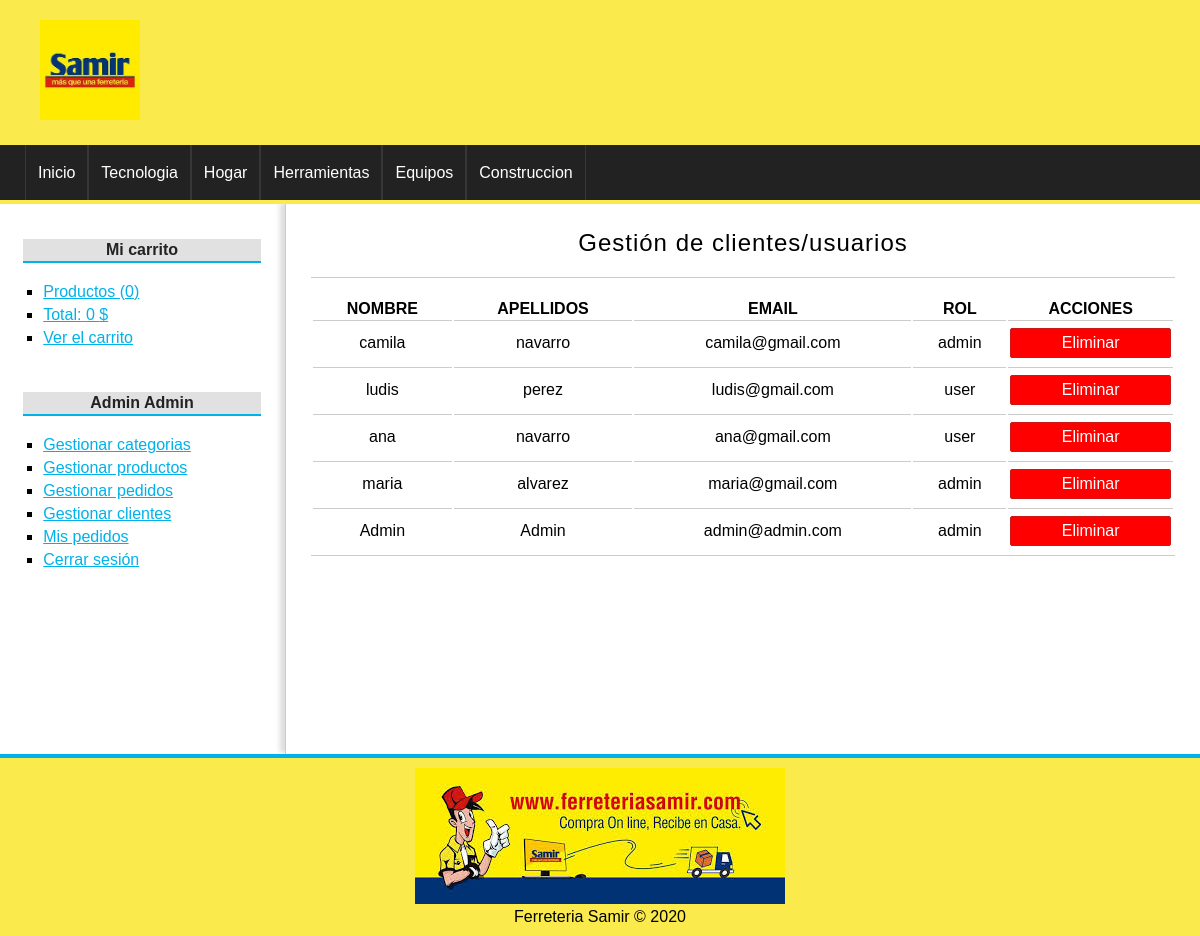
The page /usuario/gestion (signed in) on the database its author committed.
### tables this page shows
CREATE TABLE `categorias` (
  `id` int(255) NOT NULL,
  `nombre` varchar(100) NOT NULL
);

CREATE TABLE `usuarios` (
  `id` int(255) NOT NULL,
  `nombre` varchar(100) NOT NULL,
  `apellidos` varchar(255) DEFAULT NULL,
  `email` varchar(255) NOT NULL,
  `password` varchar(255) NOT NULL,
  `rol` varchar(20) DEFAULT NULL,
  `imagen` varchar(255) DEFAULT NULL
);

### config/db.php (called while the page is built)
<?php
class Database{
	public static function connect(){
		$db = new mysqli('localhost', 'root', '', 'tienda_master');
		$db->query("SET NAMES 'utf8'");
		return $db;
	}
}

### helpers/utils.php (called while the page is built, shortened)
<?php
class Utils{
	public static function showCategorias(){
		require_once 'models/categoria.php';
		$categoria = new Categoria();
		$categorias = $categoria->getAll();
		return $categorias;
	}
}

### models/categoria.php (called while the page is built, shortened)
<?php
class Categoria{
	private $db;
	public function __construct() {
		$this->db = Database::connect();
	}
	public function getAll(){
		$categorias = $this->db->query("SELECT * FROM categorias ORDER BY id DESC;");
		return $categorias;
	}
}

### controllers/UsuarioController.php (called while the page is built, shortened)
<?php
require_once 'models/usuario.php';
class usuarioController{
	public function gestion(){
		$usuario = new Usuario();
		$usuarios = $usuario->getAll();
		require_once 'views/usuario/gestion.php';
	}
}

### models/usuario.php (called while the page is built, shortened)
<?php
class Usuario{
	private $db;
	public function __construct() {
		$this->db = Database::connect();
	}
	public function getAll(){
		$usuarios = $this->db->query("SELECT * FROM usuarios ORDER BY id DESC");
		return $usuarios;
	}
}

### views/usuario/gestion.php (the view, shortened to what this page needs)
<h1>Gestión de clientes/usuarios</h1>
<table>
	<tr>
		<th>NOMBRE</th>
		<th>APELLIDOS</th>
		<th>EMAIL</th>
		<th>ROL</th>
		<th>ACCIONES</th>
	</tr>
	<?php while($cli = $usuarios->fetch_object()): ?>
		<tr>
			<td><?=$cli->nombre;?></td>
			<td><?=$cli->apellidos;?></td>
			<td><?=$cli->email;?></td>
			<td><?=$cli->rol;?></td>
			<td>
				<a href="<?=base_url?>usuario/eliminar&id=<?=$cli->id?>" class="button button-gestion button-red">Eliminar</a>
			</td>
		</tr>
	<?php endwhile; ?>
</table>

### views/layout/header.php (shortened to what this page needs)
<!DOCTYPE HTML>
<html lang="es">
	<head>
		<link rel="stylesheet" href="<?=base_url?>assets/css/styles.css" />
	</head>
	<body>
		<div id="container">
			<header id="header">
				<div id="logo">
					<img src="<?=base_url?>assets/img/samir.jpg" alt="Ferreteria Samir" />
				</div>
			</header>
			<?php $categorias = Utils::showCategorias(); ?>
			<nav id="menu">
				<ul>
					<li>
						<a href="<?=base_url?>">Inicio</a>
					</li>
					<?php while($cat = $categorias->fetch_object()): ?>
						<li>
							<a href="<?=base_url?>categoria/ver&id=<?=$cat->id?>"><?=$cat->nombre?></a>
						</li>
					<?php endwhile; ?>
				</ul>
			</nav>
			<div id="content">

### assets/css/styles.css (style rules this page uses)
* { padding: 0px; margin: 0px; font-family: sans-serif, Helvetica, Arial; }
a { color: #01B1EA; }
table { text-align: center; width: 100%; border-bottom: 1px solid #ccc; }
td { border-top: 1px solid #ccc; padding: 2px; }
#container { width: 100%; margin: 0px auto; box-shadow: 0px 0px 10px gray; background: white; }
#header { height: 145px; background: #FAEA4C; }
#logo { padding: 20px; margin-left: 20px; float:left; }
#logo img { float:left; height: 100px; }
#menu { clear:both; background: #222; color: white; height: 55px; border-bottom: 4px solid #FAEA4C; }
#menu ul { list-style: none; text-decoration: none; margin: 0px auto; margin-left: 25px; }
#menu ul li { line-height: 55px; float:left; border-right: 1px solid #363636; }
#menu a { display: block; color: white; text-decoration: none; padding-left: 12px; padding-right: 12px; transition: all 300ms; }
#menu a:first-child { border-left: 1px solid #363636; }
#content { margin: 0px auto; overflow: hidden; background: white; }
input[type="button"], input[type="submit"], button, .button { display: block; border-radius: 2px; width: auto; padding: 5px; padding-left: 10px; padding-right: 10px; color: white; background: #2979CD; border: 1px solid #11608E; cursor:pointer; }
.button { background: #33AE3D; color: white !important; text-decoration: none; }
.button-gestion { margin-top: 5px; margin-bottom: 5px; }
.button-red { background: red; border: 1px solid #cf1717; }
#central h1 { font-size: 24px; font-weight: normal; letter-spacing: 1px; text-align: center; border-bottom: 1px solid #ccc; margin-bottom: 20px; padding: 20px; padding-top: 0px; }

### rows shown on the page
categorias: nombre "Tecnologia"
categorias: nombre "Hogar"
categorias: nombre "Herramientas"
categorias: nombre "Equipos"
categorias: nombre "Construccion"
usuarios: nombre "camila", apellidos "navarro", email "camila@gmail.com", rol "admin"
usuarios: nombre "ludis", apellidos "perez", email "ludis@gmail.com", rol "user"
usuarios: nombre "ana", apellidos "navarro", email "ana@gmail.com", rol "user"
usuarios: nombre "maria", apellidos "alvarez", email "maria@gmail.com", rol "admin"
usuarios: nombre "Admin", apellidos "Admin", email "admin@admin.com", rol "admin"

### other values the page prints
$stats['count'] "0"
$stats['total'] "0"
$_SESSION['identity']->nombre "Admin"
$_SESSION['identity']->apellidos "Admin"
